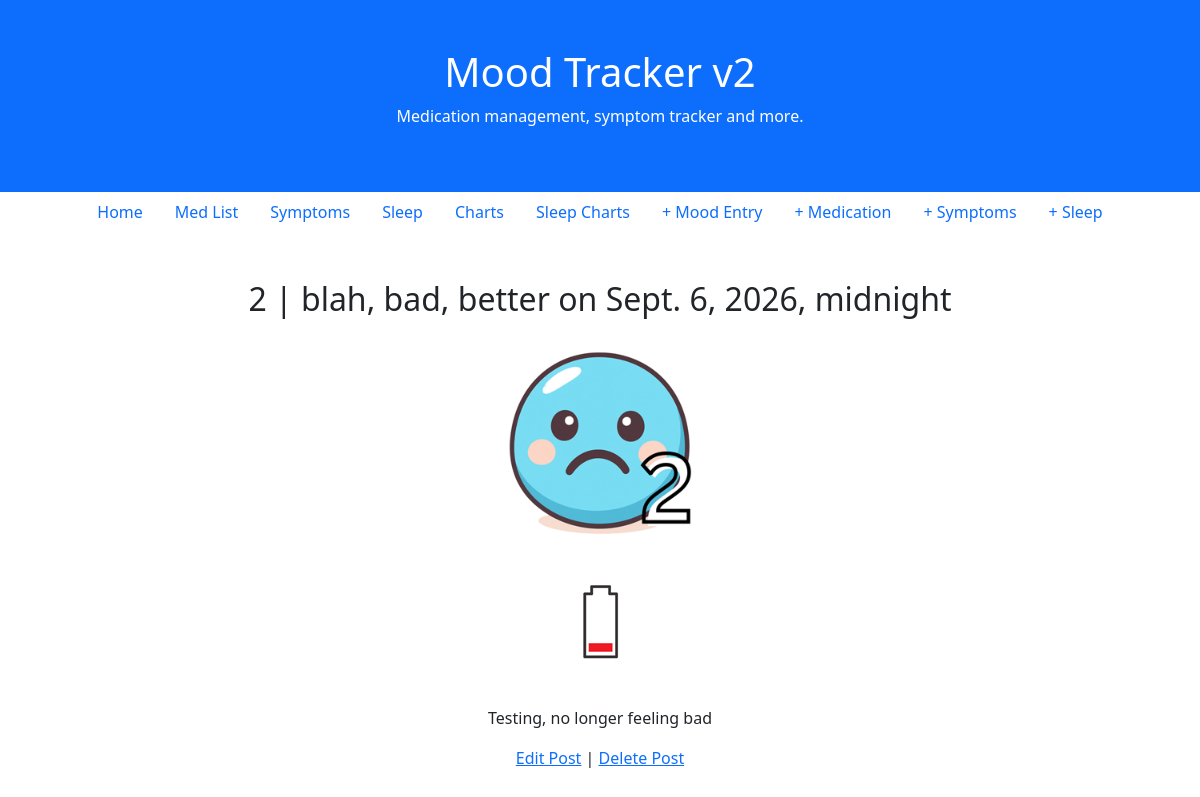
Screenshot of /post/3/ with the database file from the repository.
### blog/models.py (models this page shows, shortened)
class Post(models.Model):
    author = models.ForeignKey(
        "auth.User",
        on_delete=models.CASCADE,
    )
    mood = models.IntegerField() # title, mood on a scale of 1 -10
    feelings = models.CharField(max_length=200)
    energy = models.IntegerField()
    body = models.TextField()
    date = models.DateTimeField(auto_now_add=True) # date

### blog/views.py (the view)
# urls.py: path("post/<int:pk>/",BlogDetailView.as_view(), name="post_detail"),
class BlogDetailView(DetailView):
  model = Post
  template_name = "post_detail.html"

### templates/post_detail.html
{% extends "base.html" %}
{% block content %}
<div class="container-fluid p-5 text-center">
<div class="post-entry">
    <h2>{{ post.mood }} | {{ post.feelings }} on {{ post.date }} </h2>
    <div id="images">
                {% load static %}
                {% if post.mood >= 10 %}
                 <img src="{% static 'images/Ten.png' %}" class="moodimage m-3">
                {% elif post.mood == 9 %}
                <img src="{% static 'images/Nine.png' %}" class="moodimage m-3">
                {% elif post.mood == 8 %}
                <img src="{% static 'images/Eight.png' %}" class="moodimage m-3">
                {% elif post.mood == 7 %}
                <img src="{% static 'images/Seven.png' %}" class="moodimage m-3">
                {% elif post.mood == 6 %}
                <img src="{% static 'images/Six.png' %}" class="moodimage m-3">
                {% elif post.mood == 5 %}
                <img src="{% static 'images/Five.png' %}" class="moodimage m-3">
                {% elif post.mood == 4 %}
                <img src="{% static 'images/Four.png' %}" class="moodimage m-3">
                {% elif post.mood == 3 %}
                <img src="{% static 'images/Three.png' %}" class="moodimage m-3">
                {% elif post.mood == 2 %}
                <img src="{% static 'images/Two.png' %}" class="moodimage m-3">
                {% elif post.mood == 1 %}
                <img src="{% static 'images/One.png' %}" class="moodimage m-3">
                {% elif post.mood == 0 %}
                <img src="{% static 'images/Zero.png' %}" class="moodimage m-3">
                {% endif %}
            </div>
            <P>
                    {% if post.energy >= 3 %}
                 <img src="{% static 'images/e3.png' %}" class="m-3">
                {% elif post.energy == 2 %}
                <img src="{% static 'images/e2.png' %}" class="m-3">
                {% elif post.energy == 1 %}
                <img src="{% static 'images/e1.png' %}" class="m-3">
                {% elif post.energy == 0 %}
                <img src="{% static 'images/e0.png' %}" class="m-3">
                {% endif %}
            </P>
            <p>{{ post.body }}</p>
            <p><a href="{% url 'post_edit' post.pk %}">Edit Post</a> |
            <a href="{% url 'post_delete' post.pk %}">Delete Post</a></p>
</div>
</div>
{% endblock content %}

### static/css/base.css (style rules this page uses)
a { color: red; }
.moodimage { height: 200px; width: auto; }

### rows the page displays
Post: mood "2", feelings "blah, bad, better", date "Sept. 6, 2026, midnight", body "Testing, no longer feeling bad"
